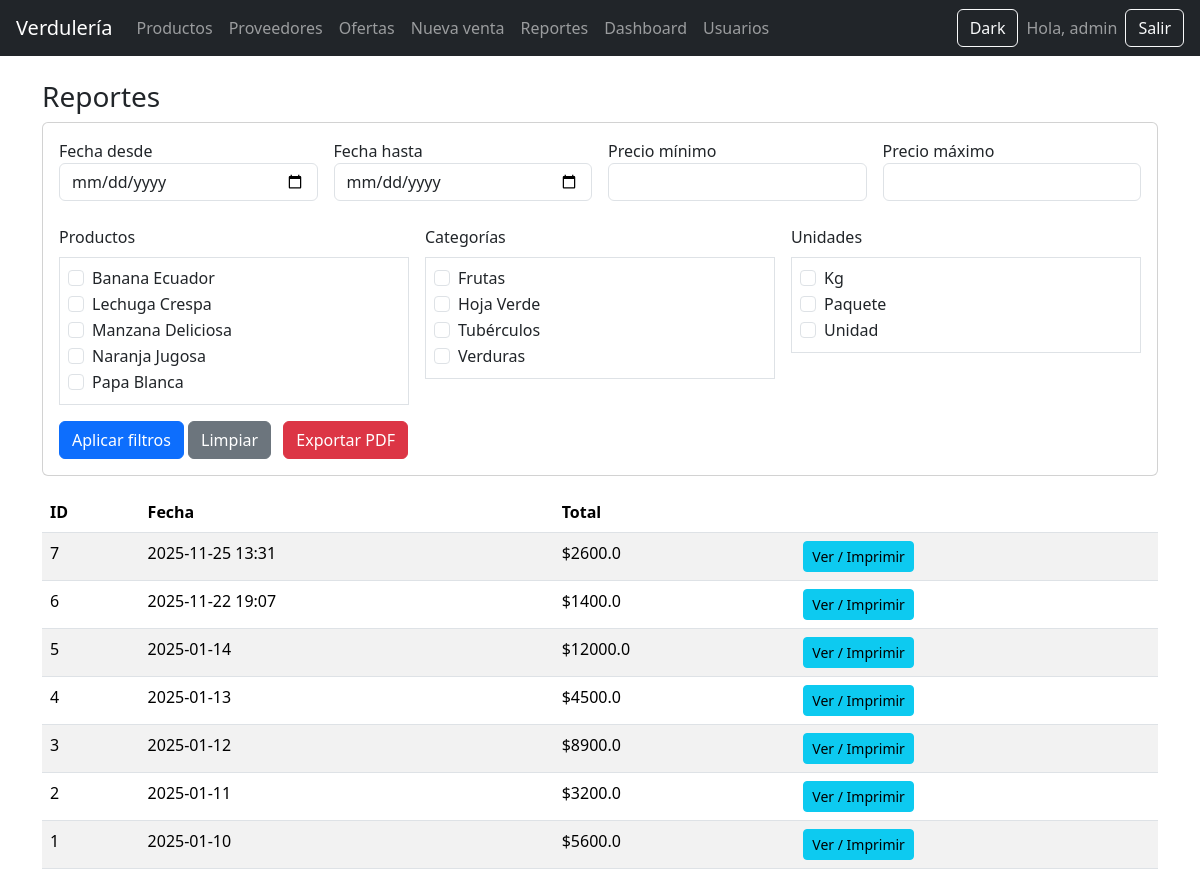
Page /reportes/ (signed in) on the earlier database version.
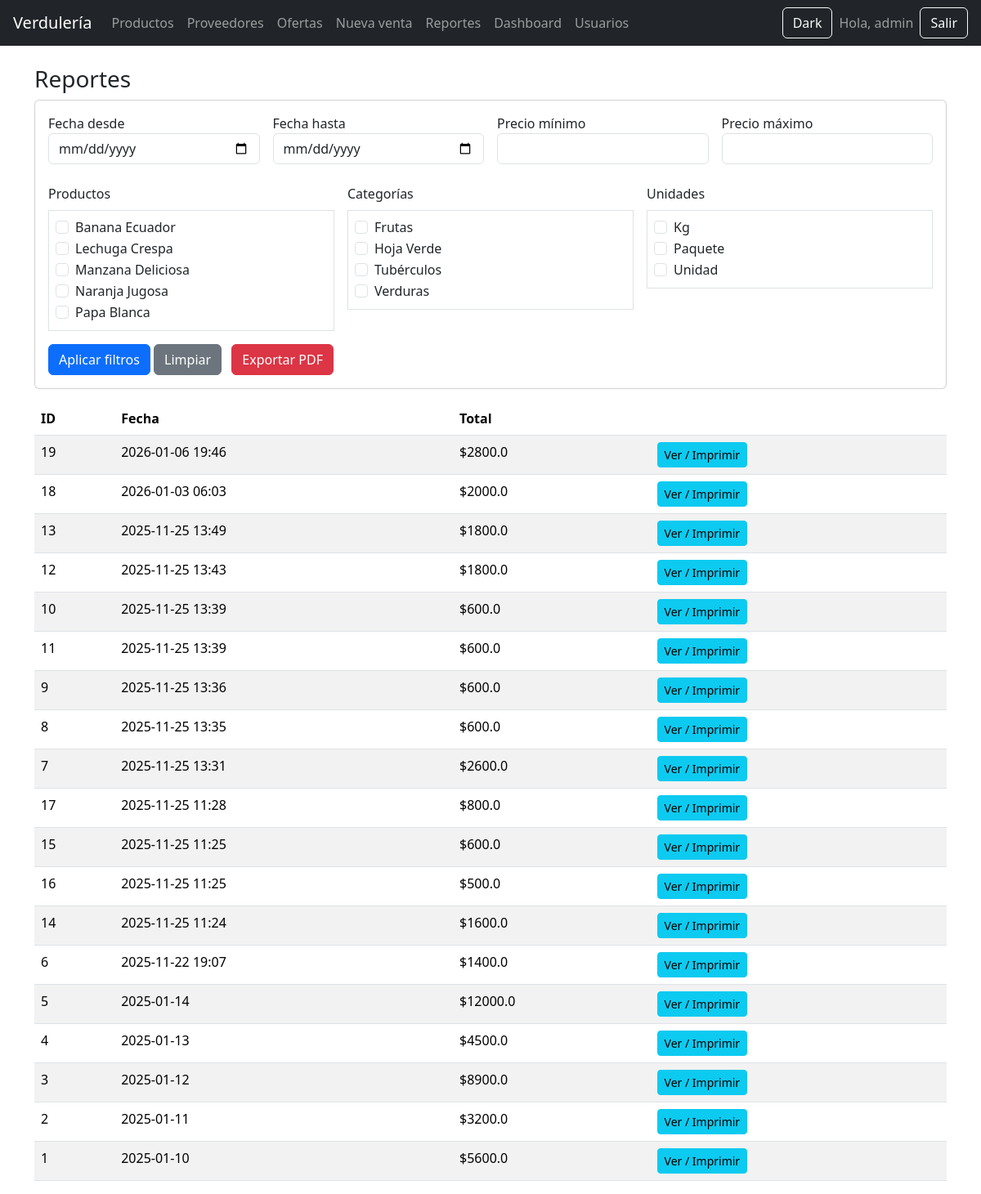
Same page on the later database version.
### tables this page shows
CREATE TABLE productos (
        id INTEGER PRIMARY KEY AUTOINCREMENT,
        nombre TEXT NOT NULL,
        precio REAL NOT NULL,
        stock INTEGER NOT NULL DEFAULT 0,
        categoria_id INTEGER,
        unidad_id INTEGER,
        FOREIGN KEY (categoria_id) REFERENCES categorias(id),
        FOREIGN KEY (unidad_id) REFERENCES unidades(id)
    );

CREATE TABLE categorias (
        id INTEGER PRIMARY KEY AUTOINCREMENT,
        nombre TEXT NOT NULL UNIQUE
    );

CREATE TABLE unidades (
        id INTEGER PRIMARY KEY AUTOINCREMENT,
        nombre TEXT NOT NULL UNIQUE
    );

CREATE TABLE ventas (
        id INTEGER PRIMARY KEY AUTOINCREMENT,
        fecha TEXT NOT NULL,
        total REAL NOT NULL
    );

### app/routes/reportes.py (the view)
@reportes_bp.route("/")
@login_required
def index():
    db = get_db()
    productos = db.execute("SELECT id, nombre FROM productos ORDER BY nombre").fetchall()
    categorias = db.execute("SELECT id, nombre FROM categorias ORDER BY nombre").fetchall()
    unidades = db.execute("SELECT id, nombre FROM unidades ORDER BY nombre").fetchall()
    sql, params, filtros = _build_ventas_query(request.args, limit=200)
    ventas = db.execute(sql, params).fetchall()
    return render_template("reportes/reportes.html", ventas=ventas,
                           productos=productos, categorias=categorias, unidades=unidades,
                           filtros=filtros)

### app/__init__.py (called while the page is built)
def create_app():
    app = Flask(__name__)
    app.secret_key = "clave-super-secreta"
    app.register_blueprint(auth_bp)
    app.register_blueprint(productos_bp)
    app.register_blueprint(ventas_bp)
    app.register_blueprint(reportes_bp)
    app.register_blueprint(admin_bp)
    app.register_blueprint(usuarios_bp)
    app.register_blueprint(proveedores_bp)
    app.register_blueprint(ofertas_bp)
    @app.route("/")
    def index():
        return render_template("index.html")
    @app.teardown_appcontext
    def teardown_db(exception):
        close_db()
    return app

### db.py (called while the page is built)
def get_db():
    if "db" not in g:
        g.db = sqlite3.connect(DB_NAME)
        g.db.row_factory = sqlite3.Row
    return g.db

### app/templates/reportes/reportes.html
{% extends "base.html" %}
{% block contenido %}
<h3>Reportes</h3>
<form method="GET" class="card p-3 mb-3">
    <div class="row g-3">
        <div class="col-md-3">
            <label>Fecha desde</label>
            <input type="date" name="fecha_desde" value="{{ filtros.fecha_desde or '' }}" class="form-control">
        </div>
        <div class="col-md-3">
            <label>Fecha hasta</label>
            <input type="date" name="fecha_hasta" value="{{ filtros.fecha_hasta or '' }}" class="form-control">
        </div>
        <div class="col-md-3">
            <label>Precio mínimo</label>
            <input type="number" step="0.01" name="precio_min" value="{{ filtros.precio_min or '' }}" class="form-control">
        </div>
        <div class="col-md-3">
            <label>Precio máximo</label>
            <input type="number" step="0.01" name="precio_max" value="{{ filtros.precio_max or '' }}" class="form-control">
        </div>
    </div>
    <div class="row g-3 mt-2">
        <div class="col-md-4">
            <label class="form-label">Productos</label>
            <div class="border p-2" style="max-height: 200px; overflow-y: auto;">
                {% for p in productos %}
                <div class="form-check">
                    <input class="form-check-input" type="checkbox" name="producto" value="{{ p.id }}" id="prod_{{ p.id }}" {% if p.id|string in filtros.prod_ids %}checked{% endif %}>
                    <label class="form-check-label" for="prod_{{ p.id }}">
                        {{ p.nombre }}
                    </label>
                </div>
                {% endfor %}
            </div>
        </div>
        <div class="col-md-4">
            <label class="form-label">Categorías</label>
            <div class="border p-2" style="max-height: 200px; overflow-y: auto;">
                {% for c in categorias %}
                <div class="form-check">
                    <input class="form-check-input" type="checkbox" name="categoria" value="{{ c.id }}" id="cat_{{ c.id }}" {% if c.id|string in filtros.cat_ids %}checked{% endif %}>
                    <label class="form-check-label" for="cat_{{ c.id }}">
                        {{ c.nombre }}
                    </label>
                </div>
                {% endfor %}
            </div>
        </div>
        <div class="col-md-4">
            <label class="form-label">Unidades</label>
            <div class="border p-2" style="max-height: 200px; overflow-y: auto;">
                {% for u in unidades %}
                <div class="form-check">
                    <input class="form-check-input" type="checkbox" name="unidad" value="{{ u.id }}" id="uni_{{ u.id }}" {% if u.id|string in filtros.uni_ids %}checked{% endif %}>
                    <label class="form-check-label" for="uni_{{ u.id }}">
                        {{ u.nombre }}
                    </label>
                </div>
                {% endfor %}
            </div>
        </div>
    </div>
    <div class="mt-3">
        <button class="btn btn-primary">Aplicar filtros</button>
        <a href="/reportes/" class="btn btn-secondary">Limpiar</a>
        <a href="/reportes/export/pdf" class="btn btn-danger ms-2">Exportar PDF</a>
    </div>
</form>
<table class="table table-striped">
<thead>
<tr>
    <th>ID</th>
    <th>Fecha</th>
    <th>Total</th>
    <th></th>
</tr>
</thead>
<tbody>
{% for v in ventas %}
<tr>
    <td>{{v.id}}</td>
    <td>{{v.fecha}}</td>
    <td>${{v.total}}</td>
    <td>
        <a class="btn btn-sm btn-info" href="{{ url_for('reportes.ver_venta', id=v.id) }}">Ver / Imprimir</a>
    </td>
</tr>
{% endfor %}
</tbody>
</table>
{% endblock %}

### app/templates/base.html (shortened to what this page needs)
<!DOCTYPE html>
<html>
<head>
    <link rel="stylesheet" href="https://cdn.jsdelivr.net/npm/bootstrap@5.3.2/dist/css/bootstrap.min.css">
    <link rel="stylesheet" href="/static/css/custom.css">
</head>
<body>
<nav class="navbar navbar-expand-lg navbar-dark bg-dark px-3">
    <a class="navbar-brand" href="/">Verdulería</a>
    <div class="collapse navbar-collapse">
        <ul class="navbar-nav me-auto">
            <li class="nav-item"><a class="nav-link" href="/productos/">Productos</a></li>
            <li class="nav-item"><a class="nav-link" href="/proveedores/">Proveedores</a></li>
            {% if session.get('role') == 'admin' %}
            <li class="nav-item"><a class="nav-link" href="/ofertas/">Ofertas</a></li>
            {% endif %}
            <li class="nav-item"><a class="nav-link" href="/ventas/nueva">Nueva venta</a></li>
            <li class="nav-item"><a class="nav-link" href="/reportes/">Reportes</a></li>
            <li class="nav-item"><a class="nav-link" href="/reportes/dashboard">Dashboard</a></li>
            {% if session.get('role') == 'admin' %}
            <a class="nav-link" href="{{ url_for('usuarios.index') }}">Usuarios</a>
            {% endif %}
        </ul>
        <button id="darkModeToggle" class="btn btn-outline-light me-2">Dark</button>
        {% if session.get('username') %}
            <span class="navbar-text me-2">Hola, {{session.username}}</span>
            <a href="/auth/logout" class="btn btn-outline-light">Salir</a>
        {% else %}
            <a href="/auth/login" class="btn btn-outline-light">Ingresar</a>
        {% endif %}
    </div>
</nav>
<div class="container mt-4">
    {% block contenido %}{% endblock %}
</div>
</body>
</html>

Differences in the rows shown:
added ventas: id "19", fecha "2026-01-06 19:46", total "2800.0"
added ventas: id "18", fecha "2026-01-03 06:03", total "2000.0"
added ventas: id "13", fecha "2025-11-25 13:49", total "1800.0"
added ventas: id "12", fecha "2025-11-25 13:43", total "1800.0"
added ventas: id "10", fecha "2025-11-25 13:39", total "600.0"
added ventas: id "11", fecha "2025-11-25 13:39", total "600.0"
added ventas: id "9", fecha "2025-11-25 13:36", total "600.0"
added ventas: id "8", fecha "2025-11-25 13:35", total "600.0"
added ventas: id "17", fecha "2025-11-25 11:28", total "800.0"
added ventas: id "15", fecha "2025-11-25 11:25", total "600.0"
added ventas: id "16", fecha "2025-11-25 11:25", total "500.0"
added ventas: id "14", fecha "2025-11-25 11:24", total "1600.0"
